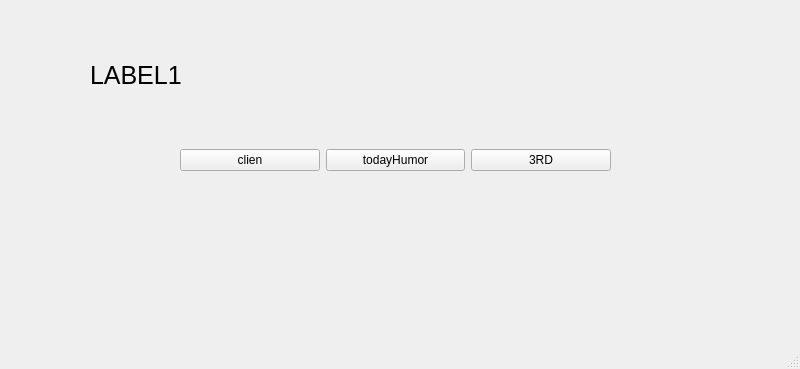
<?xml version="1.0" encoding="UTF-8"?>
<ui version="4.0">
 <class>MainWindow</class>
 <widget class="QMainWindow" name="MainWindow">
  <property name="geometry">
   <rect>
    <x>0</x>
    <y>0</y>
    <width>800</width>
    <height>369</height>
   </rect>
  </property>
  <property name="windowTitle">
   <string>MainWindow</string>
  </property>
  <widget class="QWidget" name="centralwidget">
   <widget class="QLabel" name="label">
    <property name="geometry">
     <rect>
      <x>90</x>
      <y>50</y>
      <width>221</width>
      <height>51</height>
     </rect>
    </property>
    <property name="font">
     <font>
      <pointsize>19</pointsize>
     </font>
    </property>
    <property name="text">
     <string>LABEL1</string>
    </property>
   </widget>
   <widget class="QWidget" name="horizontalLayoutWidget">
    <property name="geometry">
     <rect>
      <x>180</x>
      <y>120</y>
      <width>431</width>
      <height>80</height>
     </rect>
    </property>
    <layout class="QHBoxLayout" name="horizontalLayout">
     <item>
      <widget class="QPushButton" name="pushButton_3">
       <property name="text">
        <string>clien</string>
       </property>
      </widget>
     </item>
     <item>
      <widget class="QPushButton" name="pushButton_2">
       <property name="text">
        <string>todayHumor</string>
       </property>
      </widget>
     </item>
     <item>
      <widget class="QPushButton" name="pushButton">
       <property name="text">
        <string>3RD</string>
       </property>
      </widget>
     </item>
    </layout>
   </widget>
  </widget>
  <widget class="QMenuBar" name="menubar">
   <property name="geometry">
    <rect>
     <x>0</x>
     <y>0</y>
     <width>800</width>
     <height>33</height>
    </rect>
   </property>
  </widget>
  <widget class="QStatusBar" name="statusbar"/>
 </widget>
 <resources/>
 <connections>
  <connection>
   <sender>pushButton_3</sender>
   <signal>clicked()</signal>
   <receiver>MainWindow</receiver>
   <slot>firstClick()</slot>
   <hints>
    <hint type="sourcelabel">
     <x>266</x>
     <y>197</y>
    </hint>
    <hint type="destinationlabel">
     <x>249</x>
     <y>262</y>
    </hint>
   </hints>
  </connection>
  <connection>
   <sender>pushButton_2</sender>
   <signal>clicked()</signal>
   <receiver>MainWindow</receiver>
   <slot>secondClick()</slot>
   <hints>
    <hint type="sourcelabel">
     <x>394</x>
     <y>201</y>
    </hint>
    <hint type="destinationlabel">
     <x>385</x>
     <y>288</y>
    </hint>
   </hints>
  </connection>
  <connection>
   <sender>pushButton</sender>
   <signal>clicked()</signal>
   <receiver>MainWindow</receiver>
   <slot>thirdClick()</slot>
   <hints>
    <hint type="sourcelabel">
     <x>545</x>
     <y>194</y>
    </hint>
    <hint type="destinationlabel">
     <x>537</x>
     <y>269</y>
    </hint>
   </hints>
  </connection>
 </connections>
 <slots>
  <slot>firstClick()</slot>
  <slot>secondClick()</slot>
  <slot>thirdClick()</slot>
 </slots>
</ui>
